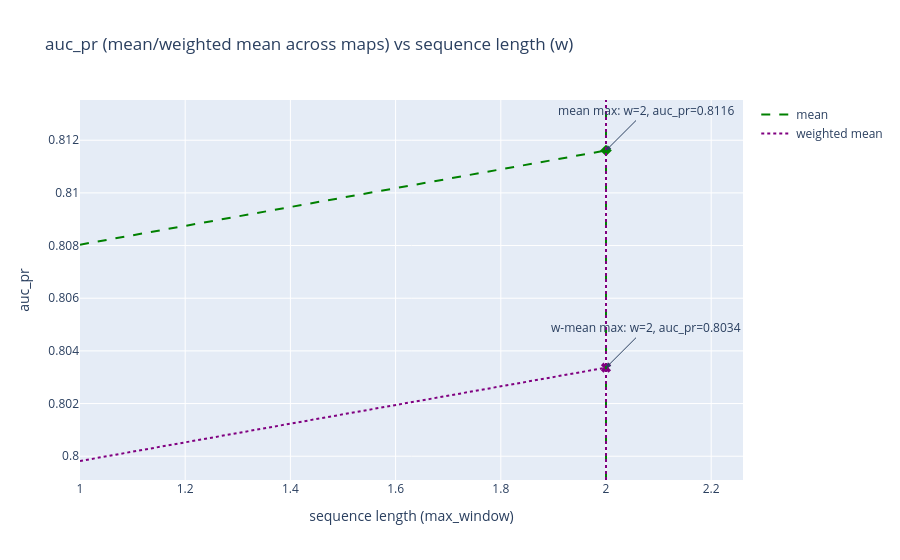
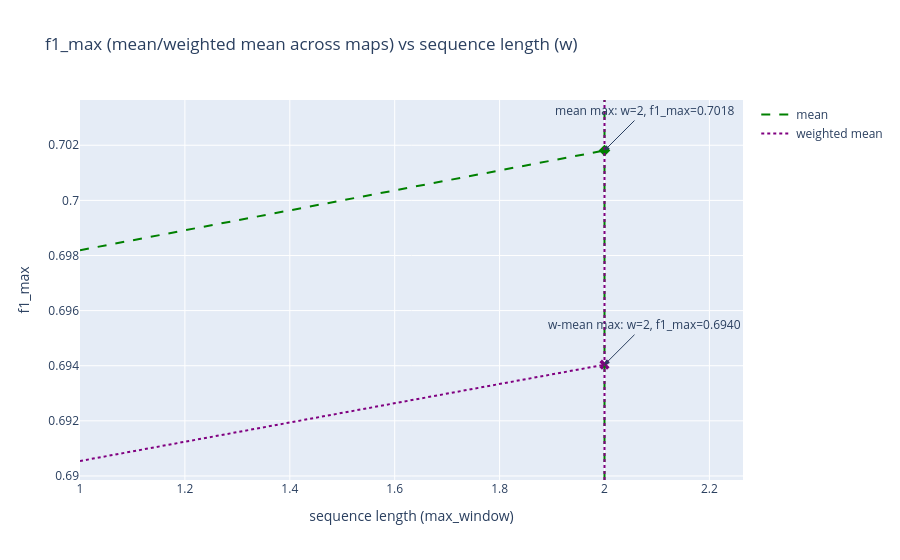
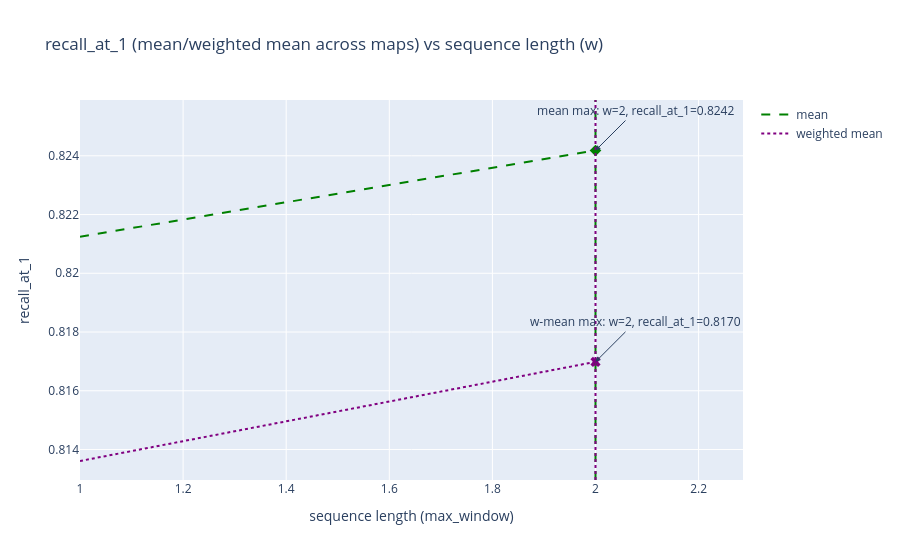
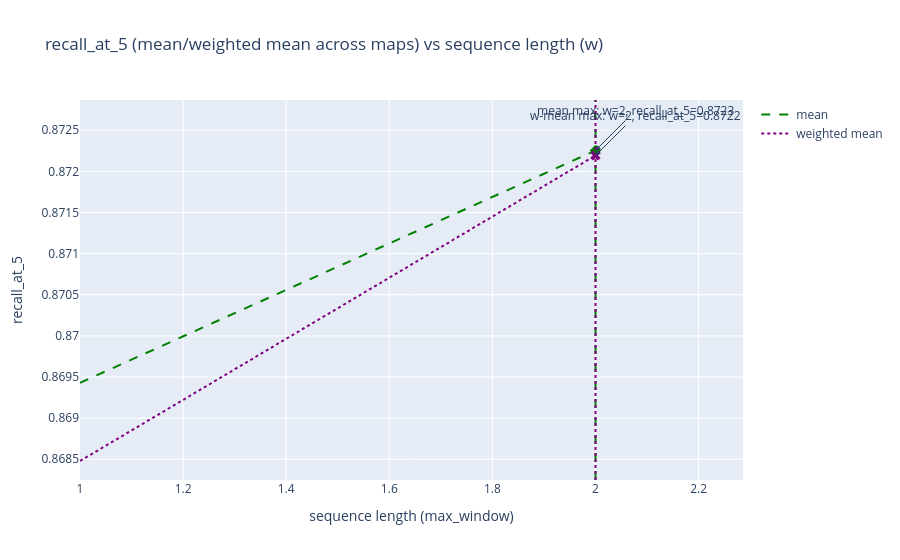

Notebook cell for these charts, in order:
### Markdown cell above
## Aggregated values

### Code cell
# Display aggregated tables (mean and weighted-mean)
display(summary_mean_by_w.head(30))
try:
    display(summary_weighted_mean_by_w.head(30))
except Exception:
    pass

# Aggregate-only plots (mean and weighted mean across maps) with maxima
plot_aggregate_mean_median(summary_all);

### Figure 1 — Plotly figure (JSON) as saved in the notebook; plotly's stock layout.template omitted (floating-point values rounded to 4 significant figures)
{"data": [{"line": {"color": "green", "dash": "dash"}, "mode": "lines", "name": "mean", "showlegend": true, "type": "scatter", "x": [1, 2], "y": [0.808, 0.8116]}, {"line": {"color": "purple", "dash": "dot"}, "mode": "lines", "name": "weighted mean", "showlegend": true, "type": "scatter", "x": [1, 2], "y": [0.7998, 0.8034]}, {"marker": {"color": "green", "size": 9, "symbol": "diamond"}, "mode": "markers", "name": "mean max", "showlegend": false, "type": "scatter", "x": [2], "y": [0.8116]}, {"marker": {"color": "purple", "size": 9, "symbol": "x"}, "mode": "markers", "name": "weighted mean max", "showlegend": false, "type": "scatter", "x": [2], "y": [0.8034]}], "layout": {"annotations": [{"arrowhead": 2, "ax": 40, "ay": -40, "showarrow": true, "text": "mean max: w=2, auc_pr=0.8116", "x": 2, "y": 0.8116}, {"arrowhead": 2, "ax": 40, "ay": -40, "showarrow": true, "text": "w-mean max: w=2, auc_pr=0.8034", "x": 2, "y": 0.8034}], "shapes": [{"line": {"color": "green", "dash": "dash"}, "type": "line", "x0": 2, "x1": 2, "xref": "x", "y0": 0, "y1": 1, "yref": "y domain"}, {"line": {"color": "purple", "dash": "dot"}, "type": "line", "x0": 2, "x1": 2, "xref": "x", "y0": 0, "y1": 1, "yref": "y domain"}], "title": {"text": "auc_pr (mean/weighted mean across maps) vs sequence length (w)"}, "xaxis": {"title": {"text": "sequence length (max_window)"}}, "yaxis": {"title": {"text": "auc_pr"}}}}

### Figure 2 — Plotly figure (JSON) as saved in the notebook; plotly's stock layout.template omitted (floating-point values rounded to 4 significant figures)
{"data": [{"line": {"color": "green", "dash": "dash"}, "mode": "lines", "name": "mean", "showlegend": true, "type": "scatter", "x": [1, 2], "y": [0.6982, 0.7018]}, {"line": {"color": "purple", "dash": "dot"}, "mode": "lines", "name": "weighted mean", "showlegend": true, "type": "scatter", "x": [1, 2], "y": [0.6905, 0.694]}, {"marker": {"color": "green", "size": 9, "symbol": "diamond"}, "mode": "markers", "name": "mean max", "showlegend": false, "type": "scatter", "x": [2], "y": [0.7018]}, {"marker": {"color": "purple", "size": 9, "symbol": "x"}, "mode": "markers", "name": "weighted mean max", "showlegend": false, "type": "scatter", "x": [2], "y": [0.694]}], "layout": {"annotations": [{"arrowhead": 2, "ax": 40, "ay": -40, "showarrow": true, "text": "mean max: w=2, f1_max=0.7018", "x": 2, "y": 0.7018}, {"arrowhead": 2, "ax": 40, "ay": -40, "showarrow": true, "text": "w-mean max: w=2, f1_max=0.6940", "x": 2, "y": 0.694}], "shapes": [{"line": {"color": "green", "dash": "dash"}, "type": "line", "x0": 2, "x1": 2, "xref": "x", "y0": 0, "y1": 1, "yref": "y domain"}, {"line": {"color": "purple", "dash": "dot"}, "type": "line", "x0": 2, "x1": 2, "xref": "x", "y0": 0, "y1": 1, "yref": "y domain"}], "title": {"text": "f1_max (mean/weighted mean across maps) vs sequence length (w)"}, "xaxis": {"title": {"text": "sequence length (max_window)"}}, "yaxis": {"title": {"text": "f1_max"}}}}

### Figure 3 — Plotly figure (JSON) as saved in the notebook; plotly's stock layout.template omitted (floating-point values rounded to 4 significant figures)
{"data": [{"line": {"color": "green", "dash": "dash"}, "mode": "lines", "name": "mean", "showlegend": true, "type": "scatter", "x": [1, 2], "y": [0.8212, 0.8242]}, {"line": {"color": "purple", "dash": "dot"}, "mode": "lines", "name": "weighted mean", "showlegend": true, "type": "scatter", "x": [1, 2], "y": [0.8136, 0.817]}, {"marker": {"color": "green", "size": 9, "symbol": "diamond"}, "mode": "markers", "name": "mean max", "showlegend": false, "type": "scatter", "x": [2], "y": [0.8242]}, {"marker": {"color": "purple", "size": 9, "symbol": "x"}, "mode": "markers", "name": "weighted mean max", "showlegend": false, "type": "scatter", "x": [2], "y": [0.817]}], "layout": {"annotations": [{"arrowhead": 2, "ax": 40, "ay": -40, "showarrow": true, "text": "mean max: w=2, recall_at_1=0.8242", "x": 2, "y": 0.8242}, {"arrowhead": 2, "ax": 40, "ay": -40, "showarrow": true, "text": "w-mean max: w=2, recall_at_1=0.8170", "x": 2, "y": 0.817}], "shapes": [{"line": {"color": "green", "dash": "dash"}, "type": "line", "x0": 2, "x1": 2, "xref": "x", "y0": 0, "y1": 1, "yref": "y domain"}, {"line": {"color": "purple", "dash": "dot"}, "type": "line", "x0": 2, "x1": 2, "xref": "x", "y0": 0, "y1": 1, "yref": "y domain"}], "title": {"text": "recall_at_1 (mean/weighted mean across maps) vs sequence length (w)"}, "xaxis": {"title": {"text": "sequence length (max_window)"}}, "yaxis": {"title": {"text": "recall_at_1"}}}}

### Figure 4 — Plotly figure (JSON) as saved in the notebook; plotly's stock layout.template omitted (floating-point values rounded to 4 significant figures)
{"data": [{"line": {"color": "green", "dash": "dash"}, "mode": "lines", "name": "mean", "showlegend": true, "type": "scatter", "x": [1, 2], "y": [0.8694, 0.8723]}, {"line": {"color": "purple", "dash": "dot"}, "mode": "lines", "name": "weighted mean", "showlegend": true, "type": "scatter", "x": [1, 2], "y": [0.8685, 0.8722]}, {"marker": {"color": "green", "size": 9, "symbol": "diamond"}, "mode": "markers", "name": "mean max", "showlegend": false, "type": "scatter", "x": [2], "y": [0.8723]}, {"marker": {"color": "purple", "size": 9, "symbol": "x"}, "mode": "markers", "name": "weighted mean max", "showlegend": false, "type": "scatter", "x": [2], "y": [0.8722]}], "layout": {"annotations": [{"arrowhead": 2, "ax": 40, "ay": -40, "showarrow": true, "text": "mean max: w=2, recall_at_5=0.8723", "x": 2, "y": 0.8723}, {"arrowhead": 2, "ax": 40, "ay": -40, "showarrow": true, "text": "w-mean max: w=2, recall_at_5=0.8722", "x": 2, "y": 0.8722}], "shapes": [{"line": {"color": "green", "dash": "dash"}, "type": "line", "x0": 2, "x1": 2, "xref": "x", "y0": 0, "y1": 1, "yref": "y domain"}, {"line": {"color": "purple", "dash": "dot"}, "type": "line", "x0": 2, "x1": 2, "xref": "x", "y0": 0, "y1": 1, "yref": "y domain"}], "title": {"text": "recall_at_5 (mean/weighted mean across maps) vs sequence length (w)"}, "xaxis": {"title": {"text": "sequence length (max_window)"}}, "yaxis": {"title": {"text": "recall_at_5"}}}}
